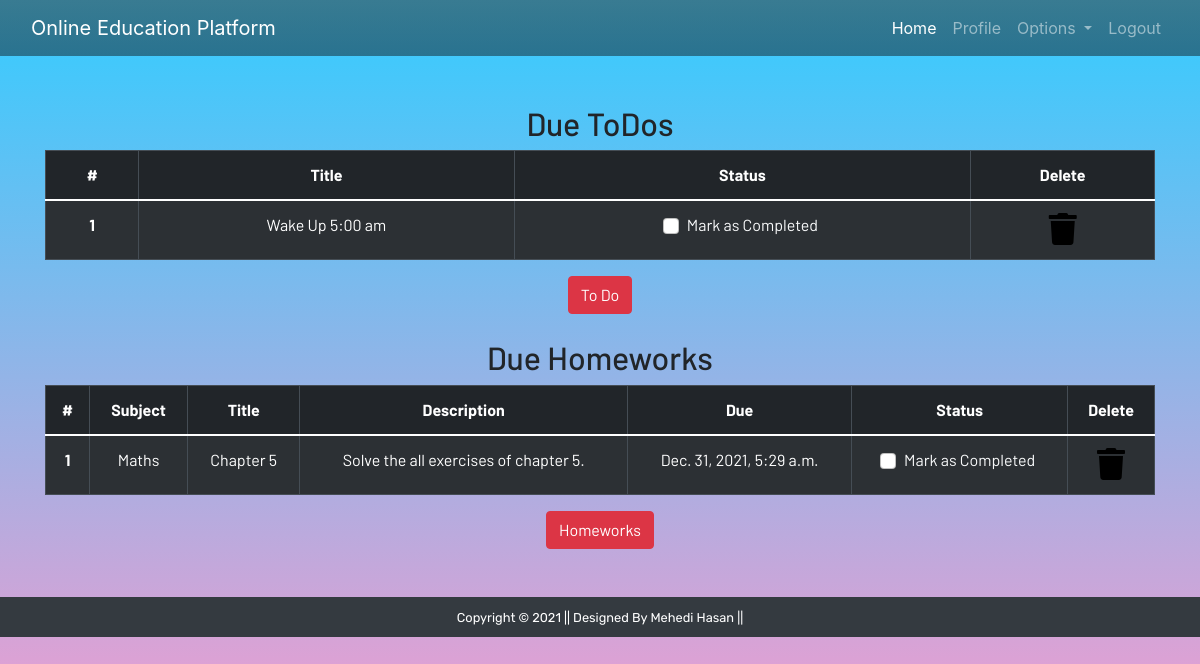
/profile/ (signed in), run on the app's committed database.
### edu/models.py (models this page shows, shortened)
class Todo(models.Model):
    user = models.ForeignKey(User, on_delete=models.CASCADE)
    title = models.CharField(max_length=200)
    is_finished = models.BooleanField(default=False)

class Homework(models.Model):
    user = models.ForeignKey(User, on_delete=models.CASCADE)
    subject = models.CharField(max_length=50)
    title = models.CharField(max_length=200)
    description = models.TextField()
    due = models.DateTimeField()
    is_finished = models.BooleanField(default=False)

### edu/views.py (the view)
# urls.py: path('profile/', edu_views.profile, name = 'profile'),
@login_required
def profile(request):
    homeworks = Homework.objects.filter(is_finished = False, user = request.user)
    todos = Todo.objects.filter(is_finished = False, user = request.user)
    if len(homeworks) == 0:
        homework_done = True
    else:
        homework_done = False
    if len(todos) == 0:
        todos_done = True
    else:
        todos_done = False
    context = {
        'homeworks': homeworks,
        'todos': todos,
        'homework_done': homework_done,
        'todos_done': todos_done
    }
    return render(request, 'edu/profile.html', context)

### edu/templates/edu/profile.html
{% extends 'edu/base.html' %}
{% load static %}
{% load crispy_forms_tags%}
{% block content %}
<section class="text-center">
    <div class="container">
        {% if not todos_done %}
        <h2>Due ToDos</h2>
        <table class="table table-striped table-bordered table-hover table-dark">
            <thead>
                <tr>
                    <th scope="col">#</th>
                    <th scope="col">Title</th>
                    <th scope="col">Status</th>
                    <th scope="col">Delete</th>
                </tr>
            </thead>
            <tbody>
                {% for todo in todos %}
                <tr>
                    <th scope="row">{{forloop.counter}}</th>
                    <td>{{todo.title}}</td>
                    <td>
                        <a href="{% url 'update-todo' todo.id %}">
                            <div class="form-check">
                                {% if todo.is_finished == True %}
                                    <input class="form-check-input" type="checkbox" value="" checked>
                                {% else %}
                                    <input class="form-check-input" type="checkbox" value="">
                                {% endif %}
                                <label class="form-check-label text-light" for="flexCheckDefault">
                                    Mark as Completed
                                </label>
                            </div>
                        </a>
                    </td>
                    <td><a href="{% url 'delete-todo' todo.id %}"><i class="fa fa-trash fa-2x"></i></a></td>
                </tr>
                {% endfor %}
            </tbody>
        </table>
        {% else %}
            <h3>All To dos are completed!!!!</h3>
        {% endif %}
        <a href="{% url 'todo' %}" class="btn btn-danger">To Do</a>
        <br><br>
        {% if not homeworks_done %}
        <h2>Due Homeworks</h2>
        <table class="table table-striped table-bordered table-hover table-dark">
            <thead>
                <tr>
                    <th scope="col">#</th>
                    <th scope="col">Subject</th>
                    <th scope="col">Title</th>
                    <th scope="col">Description</th>
                    <th scope="col">Due</th>
                    <th scope="col">Status</th>
                    <th scope="col">Delete</th>
                </tr>
            </thead>
            <tbody>
                {% for homework in homeworks %}
                <tr>
                    <th scope="row">{{forloop.counter}}</th>
                    <td>{{homework.subject}}</td>
                    <td>{{homework.title}}</td>
                    <td>{{homework.description}}</td>
                    <td>{{homework.due}}</td>
                    <td>
                        <a href="{% url 'update-homework' homework.id %}">
                            <div class="form-check">
                                {% if homework.is_finished == True %}
                                    <input class="form-check-input" type="checkbox" value="" checked>
                                {% else %}
                                    <input class="form-check-input" type="checkbox" value="">
                                {% endif %}
                                <label class="form-check-label text-light" for="flexCheckDefault">
                                    Mark as Completed
                                </label>
                            </div>
                        </a>
                    </td>
                    <td><a href="{% url 'delete-homework' homework.id %}"><i class="fa fa-trash fa-2x"></i></a></td>
                </tr>
                {% endfor %}
            </tbody>
        </table>
        {% else %}
            <h3>All To homeworks are completed!!!!</h3>
        {% endif %}
        <a href="{% url 'homework' %}" class="btn btn-danger">Homeworks</a>
    </div>
</section>
{% endblock content %}

### edu/static/css/main.css (style rules this page uses)
html { scroll-behavior: smooth; height: 100%; width: 100%; }
a { text-decoration: none !important; color: black; }
html, body { max-width: 100%; overflow-x: hidden; height: 100%; width: 100%; }
body { background: linear-gradient(rgba(0, 0, 0, 0.2), rgba(255, 255, 255, 0.5)); background: linear-gradient(to bottom, #33ccff 0%, #ff99cc 100%); overflow-x: hidden; background-repeat: no-repeat; }
.fa { color: black; }

### data on the page
Todo: title "Wake Up 5:00 am"
Homework: subject "Maths", title "Chapter 5", description "Solve the all exercises of chapter 5.", due "Dec. 31, 2021, 5:29 a.m."
